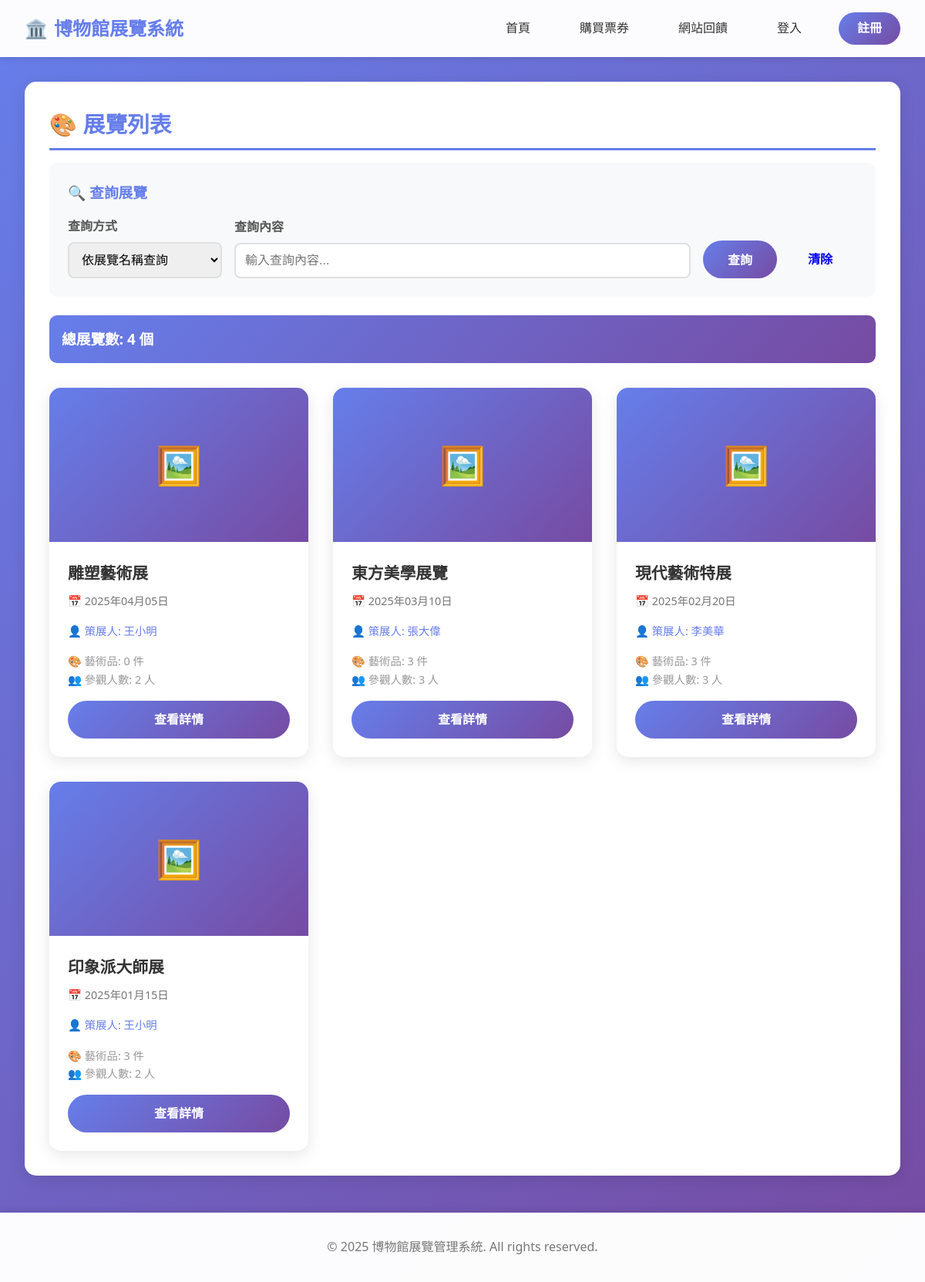
Screenshot of /exhibition_list.php with the database file from the repository.
### tables this page shows
CREATE TABLE `exhibition` (
  `e_name` varchar(200) NOT NULL,
  `e_Date` date NOT NULL,
  `id` varchar(10) NOT NULL
);

### config.php (called while the page is built, shortened)
<?php
function isLoggedIn() {
    return isset($_SESSION['user_id']);
}
?>

### exhibition_list.php (the view, shortened to what this page needs)
<?php
require_once 'config.php';
$search_type = isset($_GET['search_type']) ? $_GET['search_type'] : '';
$search_value = isset($_GET['search_value']) ? trim($_GET['search_value']) : '';
$where_clause = "WHERE 1=1";
$sql = "SELECT e.e_name, e.e_Date, p.name as curator_name,
        (SELECT COUNT(*) FROM exhibit WHERE e_name = e.e_name) as artifact_count,
        (SELECT COUNT(*) FROM visit WHERE e_name = e.e_name) as visitor_count
        FROM exhibition e
        LEFT JOIN curator c ON e.id = c.id
        LEFT JOIN person p ON c.id = p.id
        $where_clause
        ORDER BY e.e_Date DESC";
$exhibitions = $conn->query($sql);
$total_sql = "SELECT COUNT(*) as total FROM exhibition";
$total_exhibitions = $conn->query($total_sql)->fetch_assoc()['total'];
?>
<!DOCTYPE html>
<html lang="zh-Hant">
<head>
    <link rel="stylesheet" href="css/style.css">
</head>
<body>
    <nav class="navbar">
        <div class="navbar-container">
            <a href="index.php" class="navbar-brand">
                <span>🏛️</span> 博物館展覽系統
            </a>
            <ul class="navbar-menu">
                <li><a href="index.php">首頁</a></li>
                <li><a href="ticket_purchase.php">購買票券</a></li>
                <li><a href="feedback.php">網站回饋</a></li>
                <?php if (isLoggedIn()): ?>
                    <li><a href="member_profile.php">會員資料</a></li>
                    <?php if (isCurator()): ?>
                        <li><a href="admin/index.php">後台管理</a></li>
                    <?php endif; ?>
                    <li><a href="logout.php" class="btn">登出</a></li>
                <?php else: ?>
                    <li><a href="login.php">登入</a></li>
                    <li><a href="register.php" class="btn">註冊</a></li>
                <?php endif; ?>
            </ul>
        </div>
    </nav>
    <div class="container">
        <div class="card">
            <h2 class="card-title">🎨 展覽列表</h2>
            <div class="search-form">
                <h3 style="color: #667eea; margin-bottom: 1rem;">🔍 查詢展覽</h3>
                <form method="GET" action="">
                    <div style="display: grid; grid-template-columns: 200px 1fr auto; gap: 1rem; align-items: end;">
                        <div class="form-group" style="margin: 0;">
                            <label for="search_type">查詢方式</label>
                            <select id="search_type" name="search_type" class="form-control" required>
                                <option value="name" <?php echo $search_type == 'name' ? 'selected' : ''; ?>>依展覽名稱查詢</option>
                            </select>
                        </div>
                        <div class="form-group" style="margin: 0;">
                            <label for="search_value">查詢內容</label>
                            <input type="text" id="search_value" name="search_value" class="form-control" placeholder="輸入查詢內容..." value="<?php echo htmlspecialchars($search_value); ?>">
                        </div>
                        <div style="display: flex; gap: 0.5rem;">
                            <button type="submit" class="btn btn-primary">查詢</button>
                            <a href="exhibition_list.php" class="btn">清除</a>
                        </div>
                    </div>
                </form>
            </div>
            <?php if ($exhibitions && $exhibitions->num_rows > 0): ?>
                <div style="margin-bottom: 1.5rem; padding: 1rem; background: linear-gradient(135deg, #667eea 0%, #764ba2 100%); color: white; border-radius: 10px;">
                    <h3 style="margin: 0;">
                        <?php if (!empty($search_value)): ?>
                            查詢結果: <?php echo $exhibitions->num_rows; ?> 個展覽 (總展覽數: <?php echo $total_exhibitions; ?> 個)
                        <?php else: ?>
                            總展覽數: <?php echo $exhibitions->num_rows; ?> 個
                        <?php endif; ?>
                    </h3>
                </div>
                <div class="exhibition-grid">
                    <?php while($ex = $exhibitions->fetch_assoc()): ?>
                        <div class="exhibition-card">
                            <div class="exhibition-image">
                                🖼️
                            </div>
                            <div class="exhibition-content">
                                <h3 class="exhibition-title"><?php echo htmlspecialchars($ex['e_name']); ?></h3>
                                <p class="exhibition-date">📅 <?php echo date('Y年m月d日', strtotime($ex['e_Date'])); ?></p>
                                <p class="exhibition-curator">👤 策展人: <?php echo htmlspecialchars($ex['curator_name']); ?></p>
                                <p style="color: #999; font-size: 0.9rem;">🎨 藝術品: <?php echo $ex['artifact_count']; ?> 件</p>
                                <p style="color: #999; font-size: 0.9rem;">👥 參觀人數: <?php echo $ex['visitor_count']; ?> 人</p>
                                <div style="margin-top: 1rem;">
                                    <a href="exhibition_detail.php?name=<?php echo urlencode($ex['e_name']); ?>" class="btn btn-primary" style="width: 100%;">查看詳情</a>
                                </div>
                            </div>
                        </div>
                    <?php endwhile; ?>
                </div>
            <?php endif; ?>
        </div>
    </div>
    <footer class="footer">
        <p>&copy; 2025 博物館展覽管理系統. All rights reserved.</p>
    </footer>
</body>
</html>

### css/style.css (style rules this page uses)
* { margin: 0; padding: 0; box-sizing: border-box; }
body { font-family: 'Microsoft JhengHei', 'Segoe UI', Tahoma, Geneva, Verdana, sans-serif; line-height: 1.6; color: #333; background: linear-gradient(135deg, #667eea 0%, #764ba2 100%); min-height: 100vh; }
.navbar { background: rgba(255, 255, 255, 0.98); box-shadow: 0 2px 10px rgba(0, 0, 0, 0.1); position: sticky; top: 0; z-index: 1000; }
.navbar-container { max-width: 1200px; margin: 0 auto; display: flex; justify-content: space-between; align-items: center; padding: 1rem 2rem; }
.navbar-brand { font-size: 1.5rem; font-weight: bold; color: #667eea; text-decoration: none; display: flex; align-items: center; gap: 0.5rem; }
.navbar-menu { display: flex; list-style: none; gap: 2rem; align-items: center; }
.navbar-menu a { text-decoration: none; color: #333; font-weight: 500; transition: color 0.3s; padding: 0.5rem 1rem; border-radius: 5px; }
.navbar-menu .btn { background: linear-gradient(135deg, #667eea 0%, #764ba2 100%); color: white; padding: 0.5rem 1.5rem; border-radius: 25px; border: none; cursor: pointer; font-weight: 600; transition: transform 0.3s, box-shadow 0.3s; }
.container { max-width: 1200px; margin: 2rem auto; padding: 0 2rem; }
.card { background: white; border-radius: 15px; padding: 2rem; box-shadow: 0 5px 20px rgba(0, 0, 0, 0.1); margin-bottom: 2rem; transition: transform 0.3s, box-shadow 0.3s; }
.card-title { font-size: 1.8rem; color: #667eea; margin-bottom: 1rem; border-bottom: 3px solid #667eea; padding-bottom: 0.5rem; }
.form-group { margin-bottom: 1.5rem; }
.form-group label { display: block; margin-bottom: 0.5rem; color: #555; font-weight: 600; }
.form-control { width: 100%; padding: 0.75rem; border: 2px solid #e0e0e0; border-radius: 8px; font-size: 1rem; transition: border-color 0.3s; }
.btn { padding: 0.75rem 2rem; border: none; border-radius: 25px; font-size: 1rem; font-weight: 600; cursor: pointer; transition: all 0.3s; text-decoration: none; display: inline-block; text-align: center; }
.btn-primary { background: linear-gradient(135deg, #667eea 0%, #764ba2 100%); color: white; }
.exhibition-grid { display: grid; grid-template-columns: repeat(auto-fill, minmax(300px, 1fr)); gap: 2rem; margin-top: 2rem; }
.exhibition-card { background: white; border-radius: 15px; overflow: hidden; box-shadow: 0 5px 20px rgba(0, 0, 0, 0.1); transition: transform 0.3s, box-shadow 0.3s; }
.exhibition-image { width: 100%; height: 200px; background: linear-gradient(135deg, #667eea 0%, #764ba2 100%); display: flex; align-items: center; justify-content: center; color: white; font-size: 3rem; }
.exhibition-content { padding: 1.5rem; }
.exhibition-title { font-size: 1.3rem; color: #333; margin-bottom: 0.5rem; }
.exhibition-date { color: #777; font-size: 0.9rem; margin-bottom: 1rem; }
.exhibition-curator { color: #667eea; font-size: 0.9rem; margin-bottom: 1rem; }
.footer { background: rgba(255, 255, 255, 0.98); padding: 2rem; text-align: center; margin-top: 3rem; box-shadow: 0 -2px 10px rgba(0, 0, 0, 0.1); }
.footer p { color: #777; }

### exhibition_list.php (style rules this page uses)
.search-form { background: #f8f9fa; padding: 1.5rem; border-radius: 10px; margin-bottom: 1.5rem; }

### rows the page displays
exhibition: e_name "雕塑藝術展", e_Date "2025年04月05日", curator_name "王小明", artifact_count "0", visitor_count "2"
exhibition: e_name "東方美學展覽", e_Date "2025年03月10日", curator_name "張大偉", artifact_count "3", visitor_count "3"
exhibition: e_name "現代藝術特展", e_Date "2025年02月20日", curator_name "李美華", artifact_count "3", visitor_count "3"
exhibition: e_name "印象派大師展", e_Date "2025年01月15日", curator_name "王小明", artifact_count "3", visitor_count "2"

### other values shown
$exhibitions->num_rows "4"
